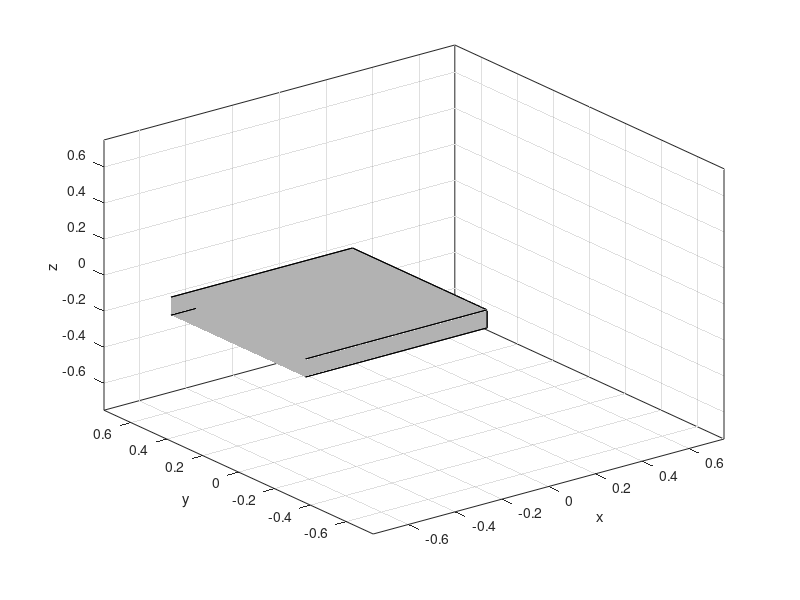

Write the MATLAB code that produced this figure.
%% ========================RobotBody 3D Object=============================
% ME 5524: Bayesian Robotics
% Gerardo Bledt & James Burton
% Spring 2014 (5/1/2014)
%
% - Creates a RobotBody object that is a 3D rectangular prism object that 
%   has a definable (x, y, z) center for the object, definable x, y, and z
%   side lengths, and an RGB color vector. 
% 
% - Returns a 3x8 vector of vertex locations in (x,y,z) coordinates, the
%   calculated limits, and the color.

function [V, lims, color] = RobotBody
xc = -0.475; yc = 0; zc = 0; 
xlen = 1; ylen = 0.75; zlen = 0.1;
color = [.7,.7,.7];

surf1.x = [xc+xlen/2, xc+xlen/2, xc-xlen/2, xc-xlen/2]'; % Top
surf1.y = [yc-ylen/2, yc+ylen/2, yc+ylen/2, yc-ylen/2]';
surf1.z = [zc+zlen/2, zc+zlen/2, zc+zlen/2, zc+zlen/2]';

surf2.x = [xc+xlen/2, xc+xlen/2, xc-xlen/2, xc-xlen/2]'; % Bottom
surf2.y = [yc-ylen/2, yc+ylen/2, yc+ylen/2, yc-ylen/2]';
surf2.z = [zc-zlen/2, zc-zlen/2, zc-zlen/2, zc-zlen/2]';

surf3.x = [xc+xlen/2, xc+xlen/2, xc+xlen/2, xc+xlen/2]'; % Right Back
surf3.y = [yc-ylen/2, yc+ylen/2, yc+ylen/2, yc-ylen/2]';
surf3.z = [zc-zlen/2, zc-zlen/2, zc+zlen/2, zc+zlen/2]';

surf4.x = [xc+xlen/2, xc+xlen/2, xc-xlen/2, xc-xlen/2]'; % Left Back
surf4.y = [yc+ylen/2, yc+ylen/2, yc+ylen/2, yc+ylen/2]';
surf4.z = [zc-zlen/2, zc+zlen/2, zc+zlen/2, zc-zlen/2]';

surf5.x = [xc-xlen/2, xc-xlen/2, xc-xlen/2, xc-xlen/2]'; % Left Front
surf5.y = [yc+ylen/2, yc+ylen/2, yc-ylen/2, yc-ylen/2]';
surf5.z = [zc-zlen/2, zc+zlen/2, zc+zlen/2, zc-zlen/2]';

surf6.x = [xc+xlen/2, xc+xlen/2, xc-xlen/2, xc-xlen/2]'; % Right Front
surf6.y = [yc-ylen/2, yc-ylen/2, yc-ylen/2, yc-ylen/2]';
surf6.z = [zc-zlen/2, zc+zlen/2, zc+zlen/2, zc-zlen/2]';

Vertices.x = horzcat(surf1.x,surf2.x,surf3.x,surf4.x,surf5.x,surf6.x);
Vertices.y = horzcat(surf1.y,surf2.y,surf3.y,surf4.y,surf5.y,surf6.y);
Vertices.z = horzcat(surf1.z,surf2.z,surf3.z,surf4.z,surf5.z,surf6.z);

fill3(Vertices.x, Vertices.y, Vertices.z, color);
sf = max([xlen/2,ylen/2,zlen/2])*1.5; lims = [-sf, sf];
xlim(lims); ylim(lims); zlim(lims);
xlabel('x'); ylabel('y'); zlabel('z');  
V = [xc+xlen/2, xc+xlen/2, xc+xlen/2, xc+xlen/2, ...
    xc-xlen/2, xc-xlen/2, xc-xlen/2, xc-xlen/2; ...
    yc+ylen/2, yc+ylen/2, yc-ylen/2, yc-ylen/2, ...
    yc+ylen/2, yc+ylen/2, yc-ylen/2, yc-ylen/2; ...
    zc+zlen/2, zc-zlen/2, zc+zlen/2, zc-zlen/2, ...
    zc+zlen/2, zc-zlen/2, zc+zlen/2, zc-zlen/2];
grid on




